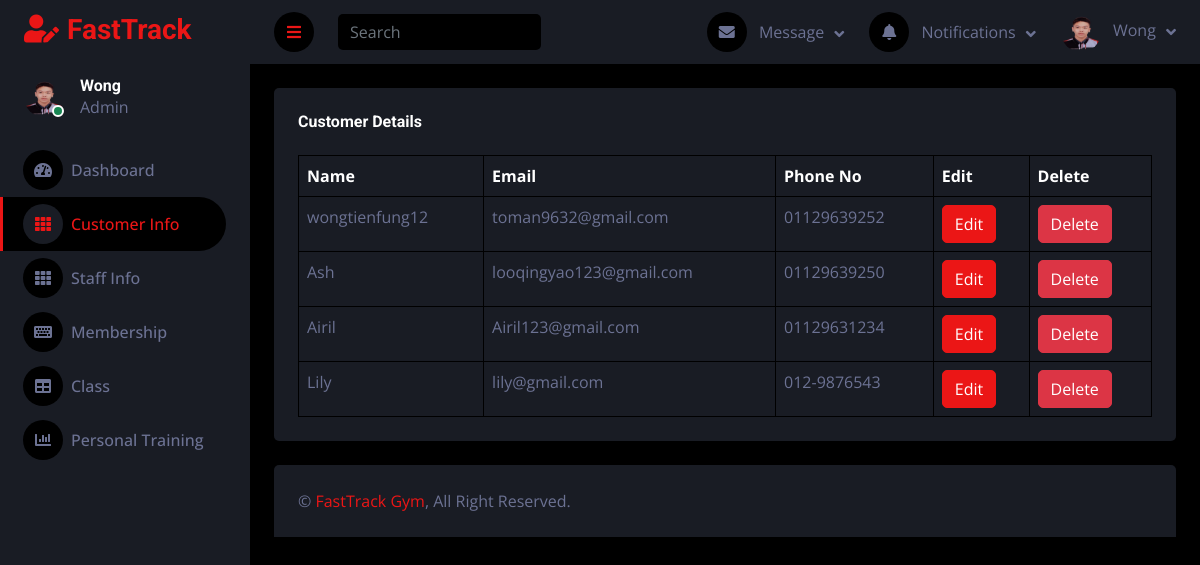
The app's page /FastTrack/dashboard/customer.php with its own data.
### tables this page shows
CREATE TABLE `users` (
  `id` int NOT NULL,
  `full_name` varchar(100) NOT NULL,
  `email` varchar(100) NOT NULL,
  `password` varchar(255) NOT NULL,
  `phoneNo` text,
  `verification_token` varchar(255) DEFAULT NULL,
  `verified` tinyint(1) DEFAULT '0',
  `created_at` timestamp NULL DEFAULT CURRENT_TIMESTAMP,
  `user_type` varchar(50) NOT NULL DEFAULT 'user',
  `reset_token` varchar(255) DEFAULT NULL,
  `reset_token_expiry` datetime DEFAULT NULL
);

### FastTrack/dashboard/customer.php (the view, shortened to what this page needs)
<!DOCTYPE html>
<html lang="en">
<head>
    <link href="https://cdnjs.cloudflare.com/ajax/libs/font-awesome/5.10.0/css/all.min.css" rel="stylesheet">
    <link href="https://cdn.jsdelivr.net/npm/bootstrap-icons@1.4.1/font/bootstrap-icons.css" rel="stylesheet">
    <link href="lib/owlcarousel/assets/owl.carousel.min.css" rel="stylesheet">
    <link href="lib/tempusdominus/css/tempusdominus-bootstrap-4.min.css" rel="stylesheet" />
    <link href="css/bootstrap.min.css" rel="stylesheet">
    <link href="css/style.css" rel="stylesheet">
</head>
<body>
    <div class="container-fluid position-relative d-flex p-0">
        <div class="sidebar pe-4 pb-3 bg-secondary">
            <nav class="navbar navbar-dark">
                <a href="index.html" class="navbar-brand mx-4 mb-3">
                    <h3 class="text-primary"><i class="fa fa-user-edit me-2"></i>FastTrack</h3>
                </a>
                <div class="d-flex align-items-center ms-4 mb-4">
                    <div class="position-relative">
                        <img class="rounded-circle" src="img/WONG.png" alt="Profile Image" style="width: 40px; height: 40px;">
                        <div class="bg-success rounded-circle border border-2 border-white position-absolute end-0 bottom-0 p-1"></div>
                    </div>
                    <div class="ms-3">
                        <h6 class="mb-0">Wong</h6>
                        <span>Admin</span>
                    </div>
                </div>
                <div class="navbar-nav w-100">
                    <a href="index.html" class="nav-item nav-link"><i class="fa fa-tachometer-alt me-2"></i>Dashboard</a>
                    <a href="widget.html" class="nav-item nav-link active"><i class="fa fa-th me-2"></i>Customer Info</a>
					<a href="staff_info.php" class="nav-item nav-link"><i class="fa fa-th me-2"></i>Staff Info</a>
                    <a href="form.html" class="nav-item nav-link"><i class="fa fa-keyboard me-2"></i>Membership</a>
                    <a href="admin_dashboard.php" class="nav-item nav-link"><i class="fa fa-table me-2"></i>Class</a>
                    <a href="chart.html" class="nav-item nav-link"><i class="fa fa-chart-bar me-2"></i>Personal Training</a>
                </div>
            </nav>
        </div>
        <div class="content">
            <nav class="navbar navbar-expand bg-secondary navbar-dark sticky-top px-4 py-0">
                <a href="#" class="sidebar-toggler flex-shrink-0">
                    <i class="fa fa-bars"></i>
                </a>
                <form class="d-none d-md-flex ms-4">
                    <input class="form-control bg-dark border-0" type="search" placeholder="Search">
                </form>
                <div class="navbar-nav ms-auto">
                    <div class="nav-item dropdown">
                        <a href="#" class="nav-link dropdown-toggle" data-bs-toggle="dropdown">
                            <i class="fa fa-envelope me-lg-2"></i>
                            <span class="d-none d-lg-inline-flex">Message</span>
                        </a>
                    </div>
                    <div class="nav-item dropdown">
                        <a href="#" class="nav-link dropdown-toggle" data-bs-toggle="dropdown">
                            <i class="fa fa-bell me-lg-2"></i>
                            <span class="d-none d-lg-inline-flex">Notifications</span>
                        </a>
                    </div>
                    <div class="nav-item dropdown">
                        <a href="#" class="nav-link dropdown-toggle" data-bs-toggle="dropdown">
                            <img class="rounded-circle me-lg-2" src="img/WONG.png" alt="Wong" style="width: 40px; height: 40px;">
                            <span class="d-none d-lg-inline-flex">Wong</span>
                        </a>
                    </div>
                </div>
            </nav>
            <div class="container-fluid pt-4 px-4">
                <div class="bg-secondary rounded p-4">
                    <h6 class="mb-4 text-white">Customer Details</h6>
                    <div class="table-responsive">
                        <table class="table table-bordered table-hover mb-0">
                            <thead>
                                <tr class="text-white">
                                    <th scope="col">Name</th>
                                    <th scope="col">Email</th>
                                    <th scope="col">Phone No</th>
                                    <th scope="col">Edit</th>
                                    <th scope="col">Delete</th>
                                </tr>
                            </thead>
                            <tbody>
                                <?php
                               $servername = "localhost";
$username = "Webs392024";
$password = "Webs392024";
$dbname = "fasttrack_gym";
                                $conn = new mysqli($servername, $username, $password, $dbname);
                                $sql = "SELECT id, full_name, email, phoneNo FROM users WHERE user_type = 'user'";
                                $result = $conn->query($sql);
                                if ($result->num_rows > 0) {
                                    while ($row = $result->fetch_assoc()) {
                                        echo "<tr>";
                                        echo "<td>" . $row['full_name'] . "</td>";
                                        echo "<td>" . $row['email'] . "</td>";
                                        echo "<td>" . $row['phoneNo'] . "</td>";
                                        echo "<td><a href='edit_customer.php?id=" . $row['id'] . "' class='btn btn-primary'>Edit</a></td>";
                                        echo "<td><a href='delete_customer.php?id=" . $row['id'] . "' class='btn btn-danger' onclick='return confirm(\"Are you sure you want to delete this customer?\")'>Delete</a></td>";
                                        echo "</tr>";
                                    }
                                } else {
								echo "<tr><td colspan='5'>No customer data found</td></tr>";
								}
							?>
						</tbody>
					</table>
                    </div>
                </div>
            </div>
            <div class="container-fluid pt-4 px-4">
                <div class="bg-secondary rounded-top p-4">
                    <div class="row">
                        <div class="col-12 col-sm-6 text-center text-sm-start">
                            &copy; <a href="#">FastTrack Gym</a>, All Right Reserved.
                        </div>
                    </div>
                </div>
            </div>
        </div>
    </div>
</body>
</html>

### FastTrack/dashboard/css/style.css (style rules this page uses)
:root { --primary: #EB1616; --secondary: #191C24; --light: #6C7293; --dark: #000000; }
.btn { transition: .5s; }
.sidebar { position: fixed; top: 0; left: 0; bottom: 0; width: 250px; height: 100vh; overflow-y: auto; background: var(--secondary); transition: 0.5s; z-index: 999; }
.content { margin-left: 250px; min-height: 100vh; background: var(--dark); transition: 0.5s; }
@media (min-width: 992px) { .sidebar { margin-left: 0; } }
@media (min-width: 992px) { .content { width: calc(100% - 250px); } }
.sidebar .navbar .navbar-nav .nav-link { padding: 7px 20px; color: var(--light); font-weight: 500; border-left: 3px solid var(--secondary); border-radius: 0 30px 30px 0; outline: none; }
.sidebar .navbar .navbar-nav .nav-link:hover, .sidebar .navbar .navbar-nav .nav-link.active { color: var(--primary); background: var(--dark); border-color: var(--primary); }
.sidebar .navbar .navbar-nav .nav-link i { width: 40px; height: 40px; display: inline-flex; align-items: center; justify-content: center; background: var(--dark); border-radius: 40px; }
.sidebar .navbar .navbar-nav .nav-link:hover i, .sidebar .navbar .navbar-nav .nav-link.active i { background: var(--secondary); }
.content .navbar .navbar-nav .nav-link { margin-left: 25px; padding: 12px 0; color: var(--light); outline: none; }
.content .navbar .sidebar-toggler, .content .navbar .navbar-nav .nav-link i { width: 40px; height: 40px; display: inline-flex; align-items: center; justify-content: center; background: var(--dark); border-radius: 40px; }
.content .navbar .dropdown-toggle::after { margin-left: 6px; vertical-align: middle; border: none; content: "\f107"; font-family: "Font Awesome 5 Free"; font-weight: 900; transition: .5s; }

### records on screen
users: full_name "wongtienfung12", email "toman9632@gmail.com", phoneNo "01129639252"
users: full_name "Ash", email "looqingyao123@gmail.com", phoneNo "01129639250"
users: full_name "Airil", email "Airil123@gmail.com", phoneNo "01129631234"
users: full_name "Lily", email "lily@gmail.com", phoneNo "012-9876543"
